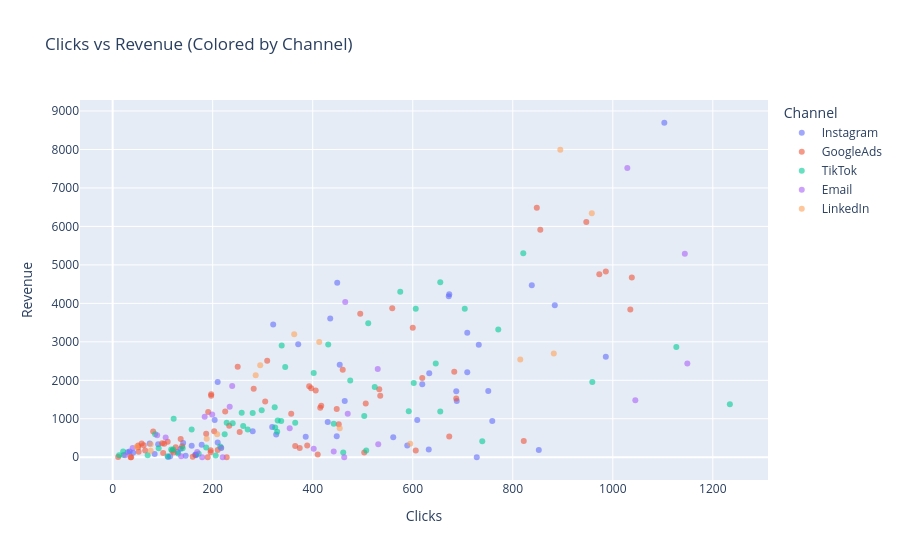

The cell this chart's notebook holds for it:
### Code cell
#10.3
import pandas as pd
import plotly.express as px
df = pd.read_csv(r"F:\University\Ontario\Programming and Data Processing\Assignment 1\marketing_engagement.csv")
fig = px.scatter(
    df,
    x="Clicks",
    y="Revenue",
    color="Channel",
    hover_data=["CustomerID"],
    opacity=0.6,
    title="Clicks vs Revenue (Colored by Channel)"
)

fig.show()

### Figure 1 — Plotly figure (JSON) as saved in the notebook; plotly's stock layout.template omitted (floating-point values rounded to 4 significant figures)
{"data": [{"customdata": [["U1000"], ["U1003"], ["U1004"], ["U1005"], ["U1010"], ["U1012"], ["U1013"], ["U1027"], ["U1033"], ["U1054"], ["U1056"], ["U1063"], ["U1070"], ["U1071"], ["U1075"], ["U1079"], ["U1081"], ["U1089"], ["U1090"], ["U1095"], ["U1097"], ["U1102"], ["U1103"], ["U1106"], ["U1108"], ["U1116"], ["U1125"], ["U1129"], ["U1135"], ["U1136"], ["U1138"], ["U1141"], ["U1142"], ["U1148"], ["U1149"], ["U1151"], ["U1152"], ["U1158"], ["U1169"], ["U1173"], ["U1175"], ["U1186"], ["U1189"], ["U1191"], ["U1194"], ["U1203"], ["U1206"], ["U1207"], ["U1209"], ["U1211"], ["U1212"], ["U1213"], ["U1218"]], "hovertemplate": "Channel=Instagram<br>Clicks=%{x}<br>Revenue=%{y}<br>CustomerID=%{customdata[0]}<extra></extra>", "legendgroup": "Instagram", "marker": {"color": "#636efa", "opacity": 0.6, "symbol": "circle"}, "mode": "markers", "name": "Instagram", "orientation": "v", "showlegend": true, "type": "scatter", "x": [158, 561, 464, 371, 852, 210, 633, 732, 111, 430, 728, 751, 687, 709, 672, 688, 1103, 141, 327, 91, 74, 454, 146, 84, 210, 34, 167, 609, 435, 280, 165, 632, 449, 709, 130, 178, 204, 589, 838, 30, 448, 319, 386, 986, 619, 115, 41, 321, 759, 136, 673, 884, 166], "xaxis": "x", "y": [301.9, 520.6, 1461.0, 2936.0, 189.0, 381.9, 2184.0, 2926.0, 3.34, 914.4, 0.13, 1725.0, 1713.0, 3236.0, 4185.0, 1465.0, 8694.0, 370.8, 593.7, 337.4, 360.1, 2401.0, 38.35, 86.14, 1959.0, 150.0, 53.6, 970.1, 3607.0, 674.2, 56.02, 202.8, 4537.0, 2211.0, 136.3, 323.2, 970.8, 302.2, 4472.0, 130.2, 542.9, 787.6, 531.0, 2613.0, 1896.0, 23.1, 116.1, 3451.0, 939.7, 220.4, 4236.0, 3949.0, 69.42], "yaxis": "y"}, {"customdata": [["U1001"], ["U1006"], ["U1008"], ["U1014"], ["U1019"], ["U1020"], ["U1022"], ["U1026"], ["U1028"], ["U1029"], ["U1030"], ["U1031"], ["U1032"], ["U1037"], ["U1040"], ["U1041"], ["U1045"], ["U1051"], ["U1052"], ["U1055"], ["U1059"], ["U1065"], ["U1067"], ["U1073"], ["U1074"], ["U1082"], ["U1083"], ["U1085"], ["U1086"], ["U1087"], ["U1092"], ["U1098"], ["U1099"], ["U1109"], ["U1113"], ["U1119"], ["U1120"], ["U1121"], ["U1122"], ["U1130"], ["U1131"], ["U1137"], ["U1139"], ["U1140"], ["U1143"], ["U1145"], ["U1146"], ["U1147"], ["U1150"], ["U1154"], ["U1155"], ["U1157"], ["U1159"], ["U1161"], ["U1162"], ["U1164"], ["U1167"], ["U1168"], ["U1176"], ["U1178"], ["U1182"], ["U1184"], ["U1192"], ["U1193"], ["U1198"], ["U1200"], ["U1202"], ["U1205"], ["U1208"], ["U1219"]], "hovertemplate": "Channel=GoogleAds<br>Clicks=%{x}<br>Revenue=%{y}<br>CustomerID=%{customdata[0]}<extra></extra>", "legendgroup": "GoogleAds", "marker": {"color": "#EF553B", "opacity": 0.6, "symbol": "circle"}, "mode": "markers", "name": "GoogleAds", "orientation": "v", "showlegend": true, "type": "scatter", "x": [606, 250, 397, 673, 305, 190, 822, 559, 415, 196, 139, 36, 37, 535, 506, 619, 309, 374, 600, 406, 855, 110, 986, 160, 503, 136, 393, 119, 410, 191, 848, 357, 947, 58, 225, 254, 448, 103, 495, 126, 196, 210, 11, 460, 197, 197, 233, 51, 52, 1035, 51, 62, 417, 282, 452, 122, 389, 203, 365, 683, 101, 65, 187, 81, 228, 973, 687, 533, 99, 1038], "xaxis": "x", "y": [177.2, 2350.0, 1792.0, 537.5, 1452.0, 0.0, 420.6, 3875.0, 1284.0, 185.1, 285.4, 0.0, 0.0, 1598.0, 1398.0, 2062.0, 2508.0, 239.4, 3363.0, 1733.0, 5910.0, 401.8, 4830.0, 10.92, 125.4, 477.2, 1843.0, 168.9, 68.69, 1175.0, 6487.0, 1130.0, 6117.0, 354.4, 1190.0, 655.4, 1257.0, 353.1, 3732.0, 261.8, 129.4, 187.0, 7.43, 2276.0, 1635.0, 1601.0, 816.4, 257.1, 144.4, 3837.0, 302.8, 311.5, 1339.0, 1782.0, 859.1, 124.7, 303.7, 678.5, 294.7, 2220.0, 111.7, 172.9, 612.8, 670.5, 0.0, 4757.0, 1525.0, 1769.0, 365.7, 4675.0], "yaxis": "y"}, {"customdata": [["U1002"], ["U1011"], ["U1015"], ["U1016"], ["U1018"], ["U1021"], ["U1023"], ["U1025"], ["U1034"], ["U1035"], ["U1036"], ["U1042"], ["U1044"], ["U1046"], ["U1047"], ["U1048"], ["U1049"], ["U1053"], ["U1058"], ["U1060"], ["U1061"], ["U1064"], ["U1066"], ["U1068"], ["U1069"], ["U1072"], ["U1077"], ["U1078"], ["U1080"], ["U1091"], ["U1096"], ["U1101"], ["U1105"], ["U1111"], ["U1115"], ["U1123"], ["U1124"], ["U1126"], ["U1127"], ["U1128"], ["U1132"], ["U1153"], ["U1156"], ["U1163"], ["U1165"], ["U1166"], ["U1171"], ["U1179"], ["U1181"], ["U1188"], ["U1195"], ["U1204"], ["U1210"], ["U1214"], ["U1215"], ["U1216"], ["U1217"]], "hovertemplate": "Channel=TikTok<br>Clicks=%{x}<br>Revenue=%{y}<br>CustomerID=%{customdata[0]}<extra></extra>", "legendgroup": "TikTok", "marker": {"color": "#00cc96", "opacity": 0.6, "symbol": "circle"}, "mode": "markers", "name": "TikTok", "orientation": "v", "showlegend": true, "type": "scatter", "x": [431, 117, 121, 821, 606, 575, 217, 140, 402, 85, 172, 22, 206, 461, 258, 655, 110, 70, 655, 592, 261, 507, 21, 338, 131, 224, 122, 1127, 704, 298, 270, 215, 280, 330, 240, 329, 92, 524, 475, 324, 771, 959, 187, 503, 739, 511, 646, 442, 13, 345, 1234, 325, 158, 602, 337, 228, 365], "xaxis": "x", "y": [2932.0, 203.3, 201.4, 5304.0, 3857.0, 4303.0, 244.8, 233.1, 2188.0, 596.5, 93.44, 58.48, 45.48, 125.9, 1155.0, 4549.0, 28.25, 54.76, 1191.0, 1196.0, 809.8, 173.6, 151.9, 2907.0, 97.22, 598.5, 1002.0, 2864.0, 3859.0, 1222.0, 718.9, 276.4, 1150.0, 956.3, 881.5, 663.1, 235.3, 1824.0, 1994.0, 1302.0, 3321.0, 1956.0, 256.5, 1072.0, 416.3, 3484.0, 2434.0, 871.6, 50.32, 2345.0, 1381.0, 773.3, 724.0, 1927.0, 941.9, 897.2, 896.5], "yaxis": "y"}, {"customdata": [["U1007"], ["U1009"], ["U1038"], ["U1039"], ["U1043"], ["U1050"], ["U1057"], ["U1062"], ["U1076"], ["U1084"], ["U1093"], ["U1100"], ["U1104"], ["U1107"], ["U1112"], ["U1117"], ["U1118"], ["U1134"], ["U1144"], ["U1160"], ["U1172"], ["U1190"], ["U1197"], ["U1199"], ["U1201"]], "hovertemplate": "Channel=Email<br>Clicks=%{x}<br>Revenue=%{y}<br>CustomerID=%{customdata[0]}<extra></extra>", "legendgroup": "Email", "marker": {"color": "#ab63fa", "opacity": 0.6, "symbol": "circle"}, "mode": "markers", "name": "Email", "orientation": "v", "showlegend": true, "type": "scatter", "x": [199, 1029, 354, 470, 106, 169, 402, 25, 239, 1149, 531, 465, 463, 137, 220, 40, 1144, 1045, 179, 217, 89, 184, 442, 530, 234], "xaxis": "x", "y": [1111.0, 7516.0, 751.4, 1133.0, 514.0, 133.9, 218.2, 52.21, 1853.0, 2438.0, 339.9, 4034.0, 0.0, 24.3, 0.0, 242.3, 5290.0, 1483.0, 0.0, 243.2, 573.8, 1055.0, 147.3, 2296.0, 1315.0], "yaxis": "y"}, {"customdata": [["U1017"], ["U1024"], ["U1088"], ["U1094"], ["U1110"], ["U1114"], ["U1133"], ["U1170"], ["U1174"], ["U1177"], ["U1180"], ["U1183"], ["U1185"], ["U1187"], ["U1196"]], "hovertemplate": "Channel=LinkedIn<br>Clicks=%{x}<br>Revenue=%{y}<br>CustomerID=%{customdata[0]}<extra></extra>", "legendgroup": "LinkedIn", "marker": {"color": "#FFA15A", "opacity": 0.6, "symbol": "circle"}, "mode": "markers", "name": "LinkedIn", "orientation": "v", "showlegend": true, "type": "scatter", "x": [76, 595, 209, 454, 295, 413, 882, 188, 286, 48, 76, 815, 363, 895, 958], "xaxis": "x", "y": [335.7, 347.8, 597.9, 751.5, 2393.0, 2998.0, 2694.0, 480.1, 2133.0, 274.9, 167.7, 2543.0, 3198.0, 7991.0, 6342.0], "yaxis": "y"}], "layout": {"legend": {"title": {"text": "Channel"}, "tracegroupgap": 0}, "title": {"text": "Clicks vs Revenue (Colored by Channel)"}, "xaxis": {"anchor": "y", "domain": [0, 1], "title": {"text": "Clicks"}}, "yaxis": {"anchor": "x", "domain": [0, 1], "title": {"text": "Revenue"}}}}
